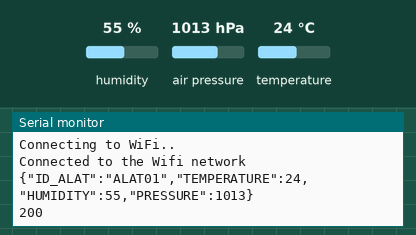
Recording of a sketch running on a simulated ESP32. Parts: the last lines printed to the serial monitor. Inputs (shaded band) come from the test bench; at power-on: humidity 55 %, air pressure 1013 hPa, temperature 24 °C. WiFi joins after 1.5 s; servers stay silent unless stated; uploads are accepted with an empty reply.

Above: at 3.7 s.
3.8 s: humidity set to 22 %
At 3.87 s:
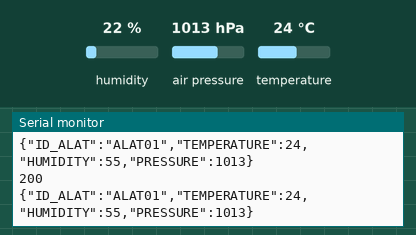
5.4 s: air pressure set to 952 hPa
At 6.8 s:
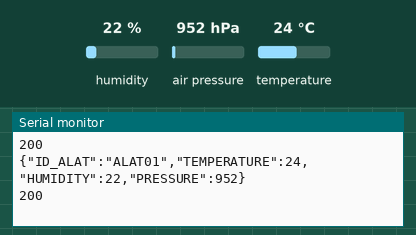
7.0 s: temperature set to 12 °C
At 8.3 s:
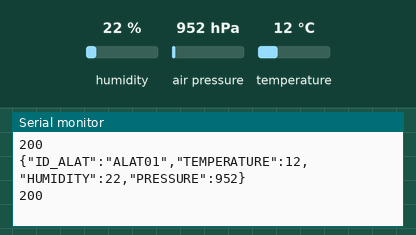

Measured:
- after the input at 5.4 s, the serial monitor: prints a new line after 0.72 s (image 2)
- after the input at 7.0 s, the serial monitor: prints a new line after 0.32 s (image 3)

The sketch:

send_data_JSON_RestFul_API.ino
```cpp
#include <ArduinoJson.h>
#include <WiFi.h>
#include <HTTPClient.h>

#include <Wire.h>
#include <Adafruit_Sensor.h>
#include <Adafruit_BME280.h>
#define SEALEVELPRESSURE_HPA (1013.25)

Adafruit_BME280 bme; // I2c

const char* ssid = "ekmekci";
const char* password = "1234567890";

unsigned long lm;
unsigned long delayTime;
bool status;
String JsonData = "";

void setup() {
  // put your setup code here, to run once:
  Serial.begin(115200);
  delay(500);
  WiFi.begin(ssid, password);
  Serial.println("Connecting to WiFi..");
  while (WiFi.status() != WL_CONNECTED) {
    delay(1000);
    Serial.println("Connecting to WiFi..");
  }
  Serial.println("Connected to the Wifi network");
  status = bme.begin(0x76);
  if (!status) {
    Serial.println("Could not find a valid BME280 sensor, check wiring!");
    while (1);
  }
}

void loop() {
  // put your main code here, to run repeatedly:
  if (WiFi.status() == WL_CONNECTED) {
    String id_alat = "ALAT01";
    float TEMPERATURE = bme.readTemperature();
    float HUMIDITY = bme.readHumidity();
    float PRESSURE = bme.readPressure() / 100.0F;

    StaticJsonDocument<200> doc;
    doc["ID_ALAT"] = id_alat;
    doc["TEMPERATURE"] = TEMPERATURE;
    doc["HUMIDITY"] = HUMIDITY;
    doc["PRESSURE"] = PRESSURE;

    serializeJson(doc, JsonData);
    Serial.print(JsonData);
    Serial.println();

    // String url = "http://192.168.1.35:3000/api/postData";
    String url = "http://192.168.1.35:3000/api/sensor";
    HTTPClient http;
    http.begin(url);
    http.addHeader("Content-Type", "application/json"); // corrected header
    int httpresponseCode = http.POST(JsonData);
    if (httpresponseCode > 0) {
      Serial.println(httpresponseCode);
      String payload = http.getString();
      Serial.println(payload);
    } else {
      Serial.print("Error on sending POST: ");
      Serial.println(httpresponseCode);
    }
    http.end();
  } else {
    Serial.println("Error in WiFi connection"); // corrected Serial
  }
  delay(1000);
  JsonData = "";
}
```
